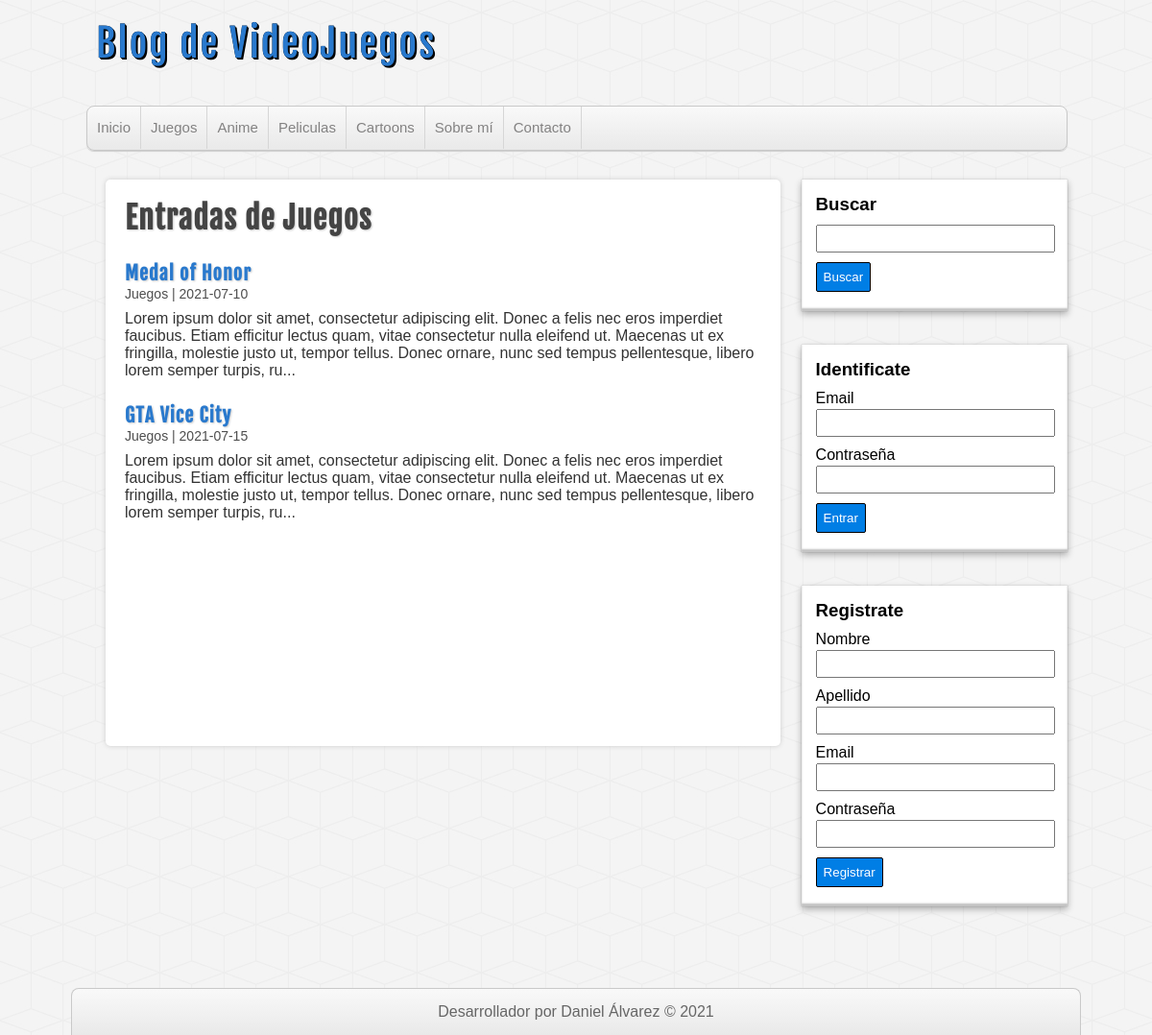
/categoria.php?id=1, run on the app's committed database.
### tables this page shows
CREATE TABLE `categoria` (
  `id` int(11) NOT NULL,
  `nombre` varchar(45) DEFAULT NULL
);

CREATE TABLE `entrada` (
  `id` int(11) NOT NULL,
  `titulo` varchar(45) DEFAULT NULL,
  `descripcion` varchar(3000) DEFAULT NULL,
  `fecha` date NOT NULL,
  `usuario_id` int(11) NOT NULL,
  `categoria_id` int(11) NOT NULL
);

### helpers/ConexionHelper.php (called while the page is built, shortened)
<?php
$host = "localhost";
$usuario = "root";
$clave = "root";
$baseDeDatos = "dbblogestructurado";
$puerto = 3306;
$db = mysqli_connect($host, $usuario, $clave, $baseDeDatos, $puerto);
mysqli_query($db, "SET NAMES 'utf8'");
function conseguirCategorias() {
    global $db;
    $sql = "SELECT * FROM categoria ORDER BY id ASC";
    $categorias = mysqli_query($db, $sql);
    if ($categorias && mysqli_num_rows($categorias) >= 1) {
        $resultado = $categorias;
        return $resultado;
    }
}
function conseguirCategoria($id) {
    global $db;
    $sql = "SELECT * FROM categoria WHERE id = $id";
    $categoria = mysqli_query($db, $sql);
    if ($categoria && mysqli_num_rows($categoria) >= 1) {
        $resultado = mysqli_fetch_assoc($categoria);
        return $resultado;
    }
}
function conseguirEntradas($limite = null, $categoria = null, $busqueda = null) {
    global $db;
    $sql = "SELECT e.*, c.nombre AS 'categoria' FROM entrada e" . " INNER JOIN categoria c ON e.categoria_id = c.id";
    if (!empty($categoria)) {
        $sql.=" WHERE e.categoria_id = $categoria";
    }
    $sql.=" ORDER BY e.id DESC";
    $entradas = mysqli_query($db, $sql);
    if ($entradas && mysqli_num_rows($entradas) >= 1) {
        $resultado = $entradas;
        return $resultado;
    }
}
?>

### categoria.php (the view, shortened to what this page needs)
<?php require_once 'helpers/ConexionHelper.php'; ?>
<?php
$categoriaActual = conseguirCategoria($_GET["id"]);
?>
<!doctype html>
<html lang="es">
<head>
	<link rel="stylesheet" href="assets/css/styles.css"/>
</head>
<body>
	<?php require_once 'includes/header.php'; ?>
	<?php require_once 'includes/aside.php'; ?>
	<div id="principal">
		<h1>Entradas de <?=$categoriaActual["nombre"]?></h1>
		<?php
		$entradas = conseguirEntradas(null, $_GET["id"]);
		if (!empty($entradas)):
    		while ($entrada = mysqli_fetch_assoc($entradas)):
    	?>
            	<article class="entrada">
        			<a href="entrada.php?id=<?=$entrada["id"]?>">
        				<h2><?=$entrada["titulo"]?></h2>
        				<span class="fecha"><?=$entrada["categoria"] . " | " . $entrada["fecha"]?></span>
        				<p>
							<?=substr($entrada["descripcion"], 0, 300) . "..."?>
        				</p>
        			</a>
        		</article>
    	<?php
    	    endwhile;
    	else:
    	?>
    		<div class="alerta-error">No hay entradas en esta categoría</div>
    	<?php
    	endif;
    	?>
	</div>
	<?php require_once 'includes/footer.php'; ?>
</body>
</html>

### includes/header.php (shortened to what this page needs)
<?php require_once 'helpers/ConexionHelper.php'; ?>
<header id="cabecera">
	<div id="logo">
		<a href="index.php">Blog de VideoJuegos</a>
	</div>
	<nav id="menu">
		<ul>
			<li><a href="index.php">Inicio</a></li>
			<?php
			$categorias = conseguirCategorias();
			?>
			<?php
			if (!empty($categorias)):
    			while ($categoria = mysqli_fetch_assoc($categorias)):
    		?>
    				<li><a href="categoria.php?id=<?=$categoria["id"]?>"><?=$categoria["nombre"]?></a></li>
    		<?php
    			endwhile;
			endif;
			?>
			<li><a href="index.php">Sobre mí</a></li>
			<li><a href="index.php">Contacto</a></li>
		</ul>
	</nav>
</header>
<div id="contenedor">

### includes/aside.php (shortened to what this page needs)
<aside id="lateral">
    <div id="buscador" class="bloque-lateral">
    	<h3>Buscar</h3>
    	<form action="buscar.php" method="POST">
    		<input type="text" name="busqueda" />
    		<input type="submit" value="Buscar" />
    	</form>
    </div>
	<?php if (!isset($_SESSION["usuario"])): ?>
    	<div id="login" class="bloque-lateral">
    		<h3>Identificate</h3>
    		<form action="actions/login.php" method="POST">
    			<label for="email">Email</label> <input type="email" name="email" />
    			<label for="clave">Contraseña</label>
    			<input type="password" name="clave" />
    			<input type="submit" value="Entrar" />
    		</form>
    	</div>
    	<div id="registro" class="bloque-lateral">
    		<h3>Registrate</h3>
    		<form action="actions/registro.php" method="POST">
    			<label for="nombre">Nombre</label>
    			<input type="text" name="nombre" />
    			<label for="apellido">Apellido</label>
    			<input type="text" name="apellido" />
    			<label for="email">Email</label>
    			<input type="email" name="email" />
    			<label for="clave">Contraseña</label>
    			<input type="password" name="clave" />
    			<input type="submit" name="boton" value="Registrar" />
    		</form>
    	</div>
	<?php endif; ?>
</aside>

### includes/footer.php (shortened to what this page needs)
</div>
<footer id="pie">
	<p>Desarrollador por Daniel Álvarez &copy 2021</p>
</footer>

### assets/css/styles.css (style rules this page uses)
* { margin: 0px; padding: 0px; font-family: Arial; text-decoration: none; }
body { background: url(../img/cubes.png) #F4F4F4; }
.fecha { color: #4E4E4E; margin-top: 5px; font-size: 14px; }
#cabecera { width: 85%; height: auto; background: transparent; margin: 0px auto; }
#logo { float: left; width: 540px; height: 110px; }
#logo a { font-family: Fajala-Custom, Helvetica; font-size: 40px; letter-spacing: 2px; color: #2979CD; text-shadow: 0px 0px 0px black, 1px 1px 0px black, 2px 2px 0px black; line-height: 90px; margin-left: 10px; transition: all 300ms; }
#menu { clear: both; width: 100%; height: 45px; background: linear-gradient(to bottom, #F9F9F9 0px, #E9E9E9 100%); border: 1px solid #C9C9C9; border-radius: 8px; box-shadow: 0px 1px 1px #ccc; overflow: hidden; }
#menu ul { list-style: none; }
#menu ul li { float: left; line-height: 44px; border-right: 1px solid #D6D6D6; }
#menu ul li a { display: block; padding-left: 10px; padding-right: 10px; font-size: 15px; color: #838282; }
#contenedor { width: 85%; height: auto; margin: 0px auto; margin-top: 30px; margin-bottom: 30px; }
#lateral { float: right; width: 27%; height: auto; }
.bloque-lateral { display: block; width: 90%; margin: 0px auto; margin-bottom: 35px; background: white; padding: 15px; box-shadow: 0px 0px 1px rgba(0, 0, 0, 0.3), 0px 3px 7px rgba(0, 0, 0, 0.3), 0px 0px 1px #FFFFFF inset, 0px -3px 2px rgba(0, 0, 0, 0.25) inset; }
.bloque-lateral h3 { margin-bottom: 10px; }
label { display: block; width: 95%; margin-top: 2px; margin-bottom: 2px; }
input[type="text"], input[type="email"], input[type="password"] { display: block; width: 95%; margin-top: 2px; margin-bottom: 10px; padding: 5px; }
input[type="button"], input[type="submit"], .boton { margin-top: 5px; margin-bottom: 5px; display: block; border-radius: 2px; color: white; background: #007EE5; border: 1px solid black; cursor: pointer; padding: 7px; }
#principal { float: left; width: 65%; min-height: 550px; background: white; border-radius: 5px; box-shadow: 0px 0px 5px #ccc; margin-left: 20px; padding: 20px; overflow: hidden; }
#principal a { color: #333; }
#principal h1 { font-size: 32px; color: #444; letter-spacing: 1px; text-shadow: 1px 1px 2px #ccc; font-family: "Fajala-Custom"; }
#principal h2 { font-size: 20px; color: #2979CD; text-shadow: 1px 1px 2px #ccc; letter-spacing: 1px; font-family: "Fajala-Custom"; margin-top: 25px; }
#principal p { margin-top: 8px; }
#pie { width: 85%; clear: both; margin: 0px auto; margin-top: 50px; background: linear-gradient(to bottom, #F9F9F9 0px, #E9E9E9 100%); border: 1px solid #C9C9C9; border-bottom: none; border-radius: 8px 8px 0px 0px; color: #666; height: auto; padding: 15px; text-align: center; }

### data on the page
categoria: nombre "Juegos"
categoria: nombre "Anime"
categoria: nombre "Peliculas"
categoria: nombre "Cartoons"
entrada: titulo "Medal of Honor", categoria.nombre "Juegos", fecha "2021-07-10", descripcion "Lorem ipsum dolor sit amet, consectetur adipiscing elit. Donec a felis nec eros imperdiet faucibus. Etiam efficitur lectus quam, vitae consectetur nulla eleifend ut. Maecenas ut ex fringilla, molestie justo ut, tempor tellus. Donec ornare, nunc sed tempus pellentesque, libero lorem semper turpis, ru"
entrada: titulo "GTA Vice City", categoria.nombre "Juegos", fecha "2021-07-15", descripcion "Lorem ipsum dolor sit amet, consectetur adipiscing elit. Donec a felis nec eros imperdiet faucibus. Etiam efficitur lectus quam, vitae consectetur nulla eleifend ut. Maecenas ut ex fringilla, molestie justo ut, tempor tellus. Donec ornare, nunc sed tempus pellentesque, libero lorem semper turpis, ru"
